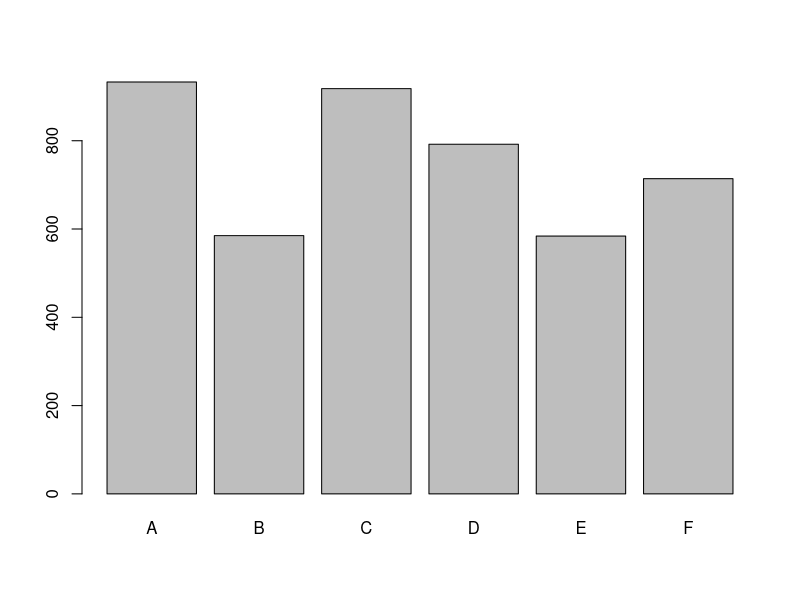
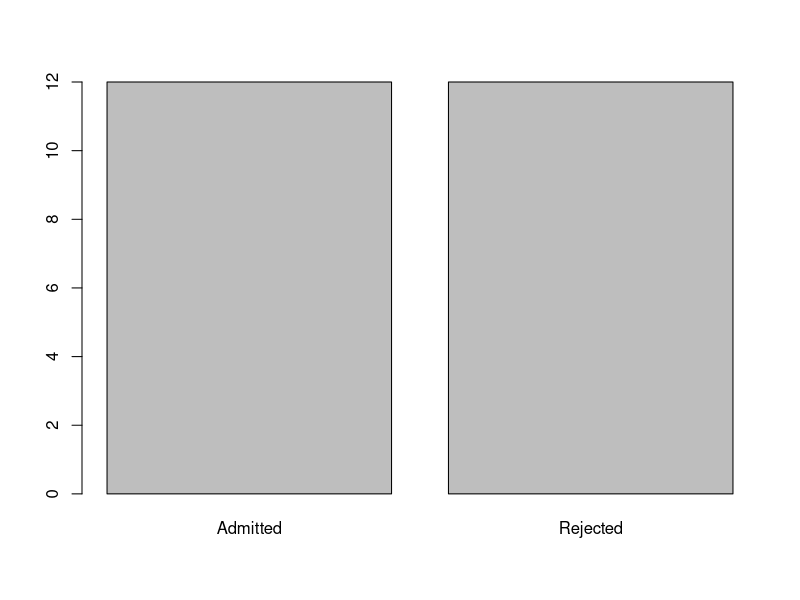

Here is the R script that generated these plots, in order:

?UCBAdmissions

# for Accepted and Rejected numbers 
margin.table(UCBAdmissions,1)

# for Male and Female numbers 
margin.table(UCBAdmissions,2)

# for dept. numbers 
margin.table(UCBAdmissions,3)

# for total numbers 
margin.table(UCBAdmissions)


admit.dept <- margin.table(UCBAdmissions,3)
barplot(admit.dept)

# convert frequecy into proportions relative frequencies
round(prop.table(admit.dept),2)*100

# load data in frame 
admit1 <- as.data.frame.table(UCBAdmissions)

plot(admit1$Admit)

# repeat data and increase no. of records 
admit2 <-  lapply(admit1, function(x)rep(x, admit1$Freq))
admit3 <- as.data.frame(admit2) 

# remove 4th col
admit4 <- admit3[,-4]

admit4[1:10,]

rm(list=ls())

